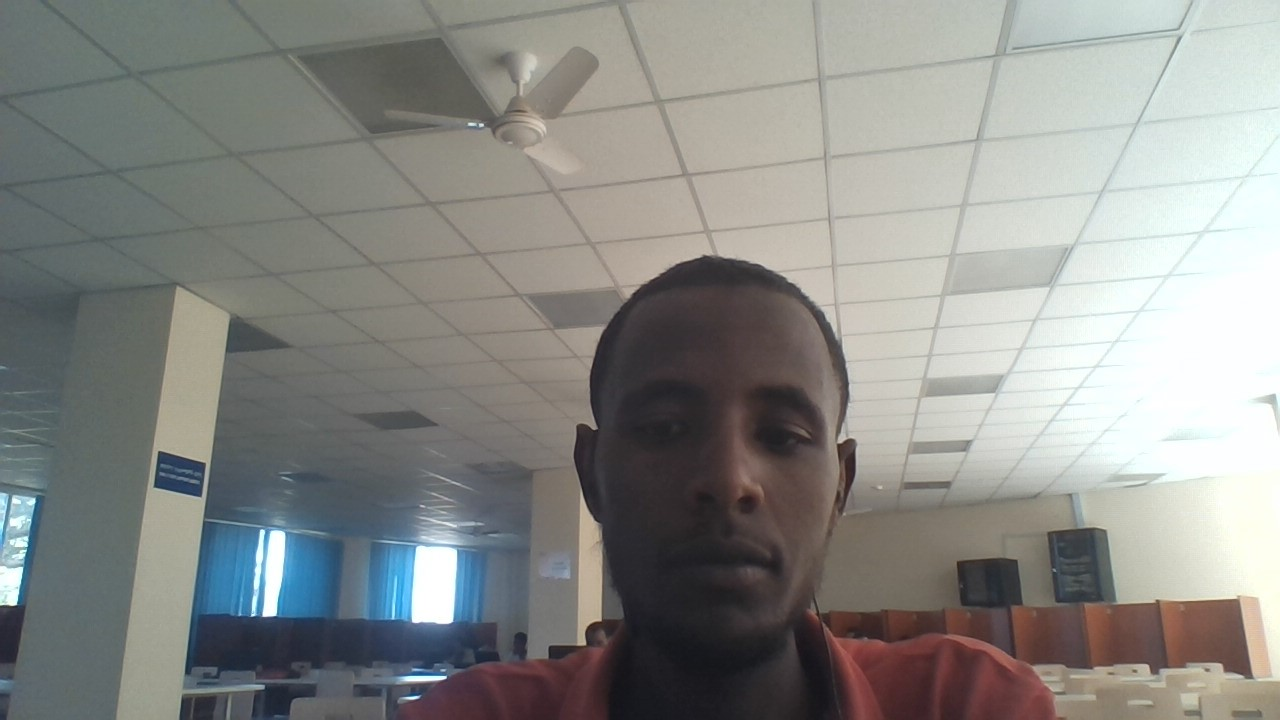
#> input picture frs/images/abdi.jpg, 1280 x 720 px, found by its file name
$ python tester.py
#> lines starting #> are read from the running program, lines starting #| are printed output that depends on the picture
### frs/faceRecognition.py
from types import GeneratorType
import cv2
import os
import numpy as np
import cv2

def faceDetection(test_img):
    gray_img= cv2.cvtColor(test_img,cv2.COLOR_BGR2GRAY)
    face_haar_cascade=cv2.CascadeClassifier('C:\\Users\\zsuperbin\\Desktop\\frs\\haarcascade_frontalface_default.xml')
    # ?face_haar_cascade=cv2.CascadeClassifier('C:\\Users\\zsuperbin\\Desktop\\frs\\haarcascade_frontalface_default.xml')
    faces=face_haar_cascade.detectMultiScale(gray_img,scaleFactor=1.32,minNeighbors=5)

    return faces, gray_img

### frs/tester.py
import cv2
import numpy as np
import os
import faceRecognition as fr
test_img= cv2.imread('C:\\Users\\zsuperbin\\Desktop\\frs\\images\\abdi.jpg')
#> test_img is the input picture: shape (720, 1280, 3); mean B, G, R 134.7, 138.2, 137.1
faces_detected,gray_img =fr.faceDetection(test_img)
#> in faceDetection, `gray_img= cv2.cvtColor(test_img,cv2.COLOR_BGR2GRAY)`:
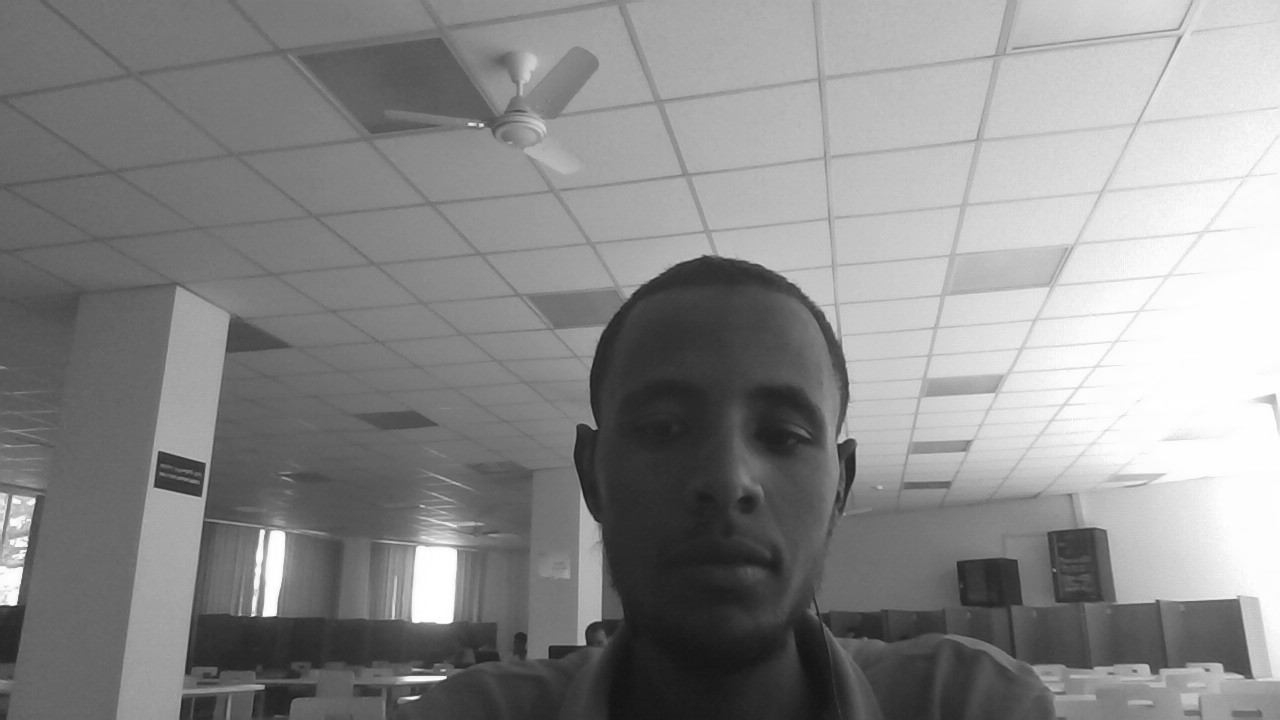
#> gray_img: shape (720, 1280); min 19, max 255, mean 137.5
#> in faceDetection, `faces=face_haar_cascade.detectMultiScale(gray_img,scaleFactor=1.32,min..`: faces = ()
#> faces_detected = ()
print("face_detected:", faces_detected)
#| face_detected: ()

for (x,y,w,h) in faces_detected:
    cv2.rectangle(test_img,(x,y),(x+w,y+h),(255,0,0),thickness=25)
#> this loop made 0 passes
resized_img=cv2.resize(test_img,(1000,700))
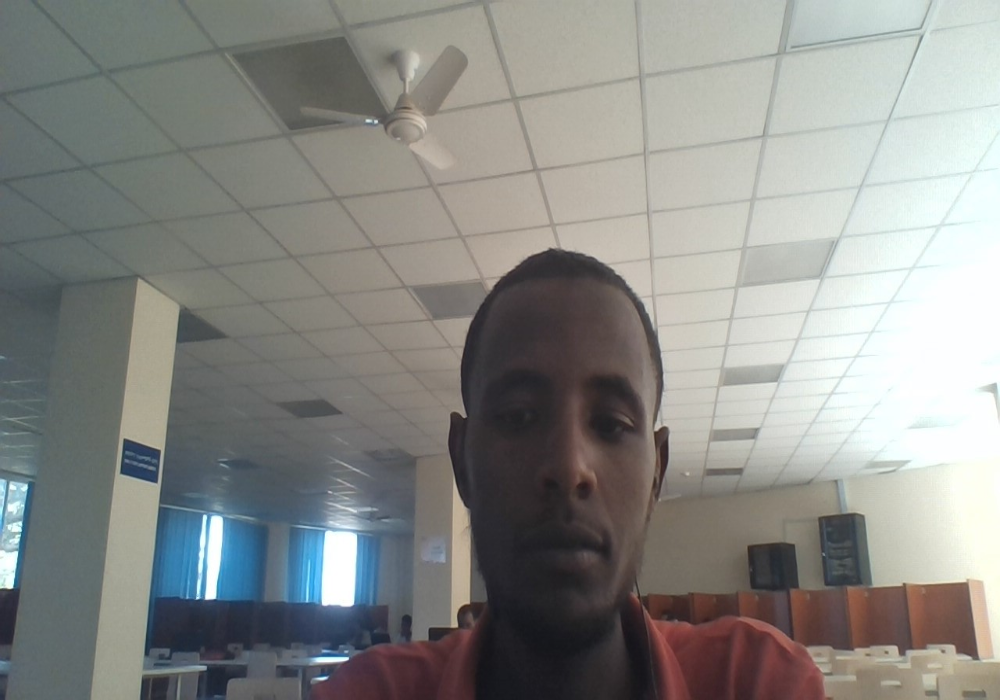
#> resized_img: shape (700, 1000, 3); mean B, G, R 134.6, 138.1, 137
cv2.imshow("face_detection",resized_img)
cv2.waitKey(0)
cv2.destroyAllWindows

$ run again, with frs/images/eyob.jpg copied over frs/images/abdi.jpg
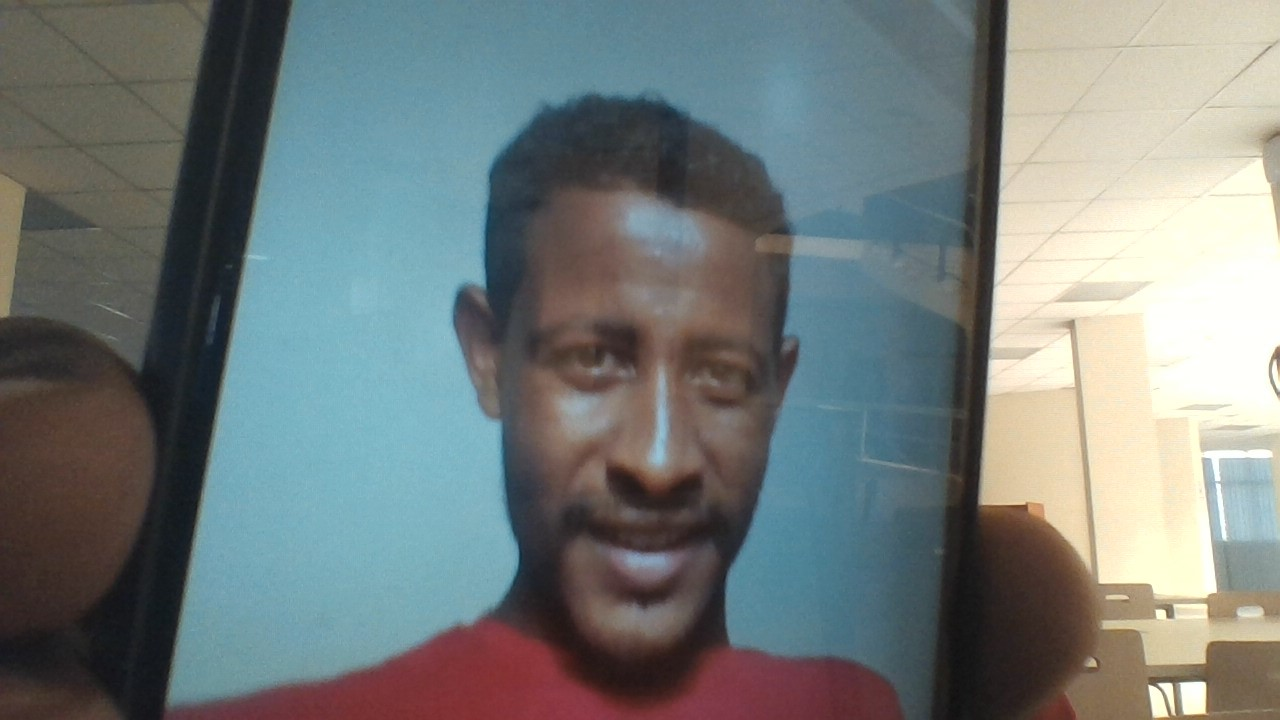
#> input picture frs/images/eyob.jpg, 1280 x 720 px, found by its file name
#> test_img is the input picture: shape (720, 1280, 3); mean B, G, R 123.4, 124.6, 116.5
#> in faceDetection, `gray_img= cv2.cvtColor(test_img,cv2.COLOR_BGR2GRAY)`:
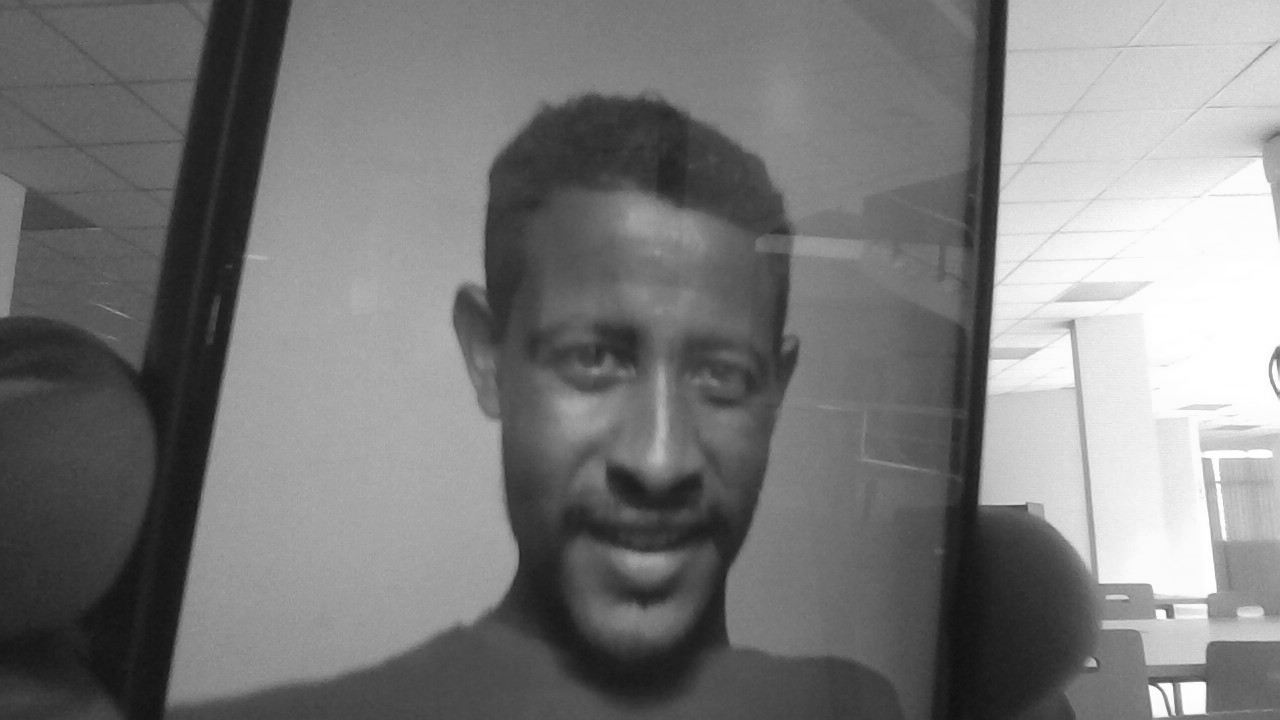
#> gray_img: shape (720, 1280); min 15, max 255, mean 122
#> faces = [[444, 195, 426, 426]]
#| face_detected: [[444 195 426 426]]
#> the loop `for (x,y,w,h) in faces_detected:` made 1 pass
#> `resized_img=cv2.resize(test_img,(1000,700))`:
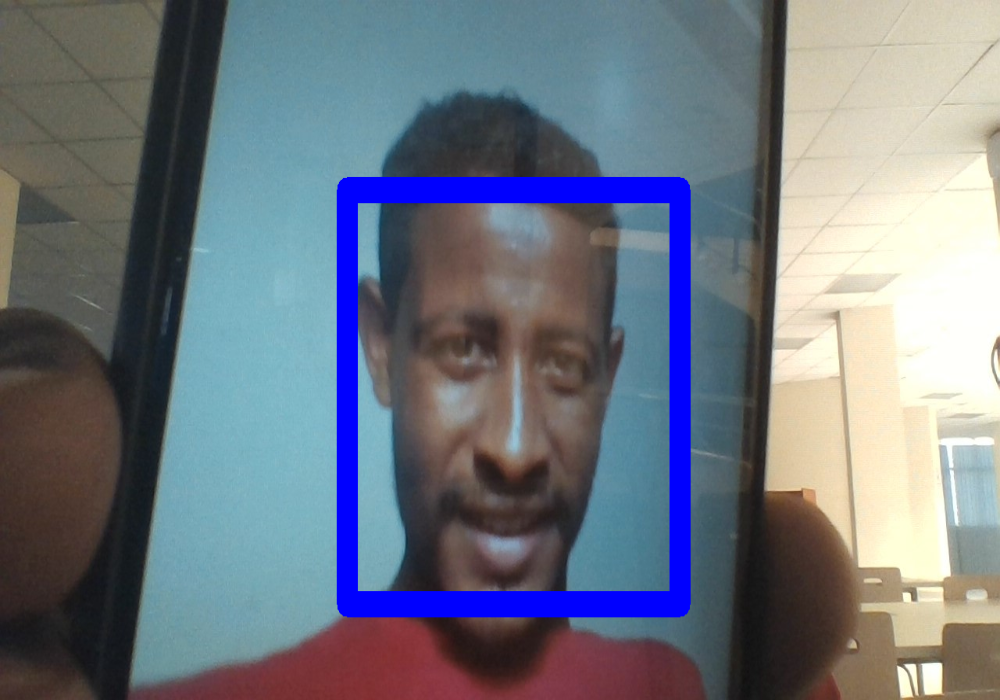
#> resized_img: shape (700, 1000, 3); mean B, G, R 129.5, 118.5, 111.6

$ run again, with frs/images/sb.jpg copied over frs/images/abdi.jpg
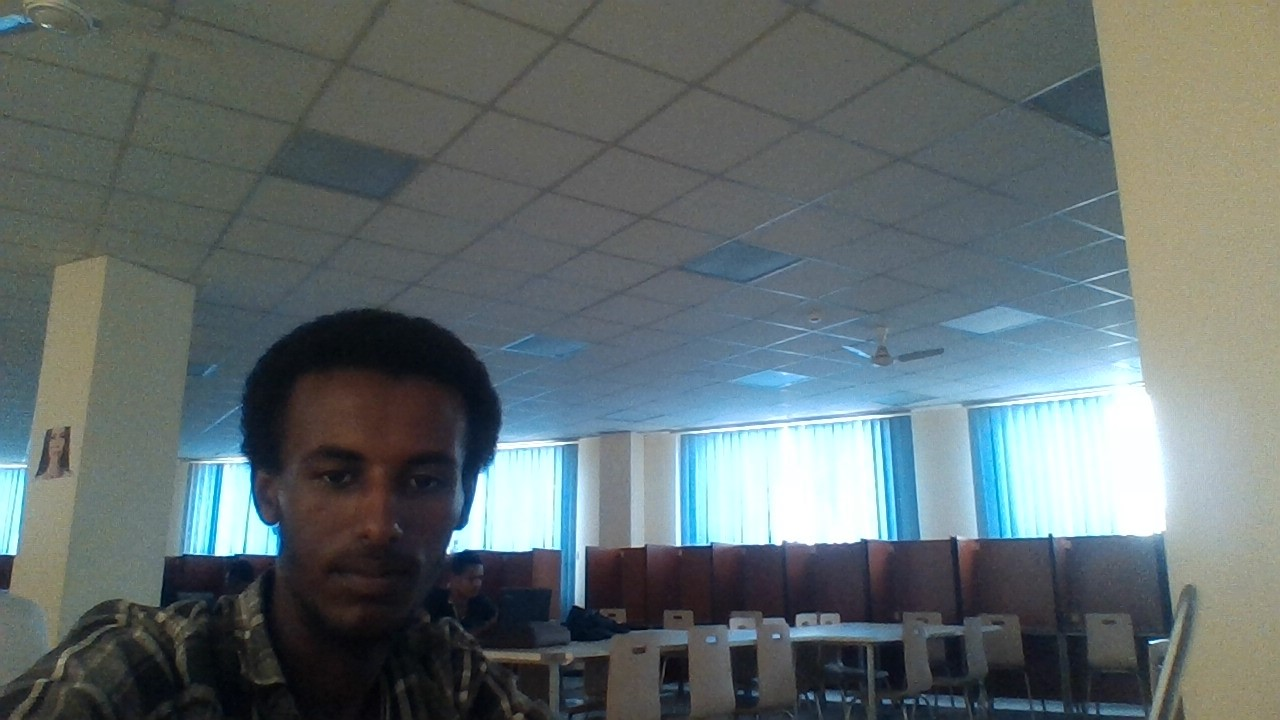
#> input picture frs/images/sb.jpg, 1280 x 720 px, found by its file name
#> test_img is the input picture: shape (720, 1280, 3); mean B, G, R 109.5, 108.3, 97.8
#> in faceDetection, `gray_img= cv2.cvtColor(test_img,cv2.COLOR_BGR2GRAY)`:
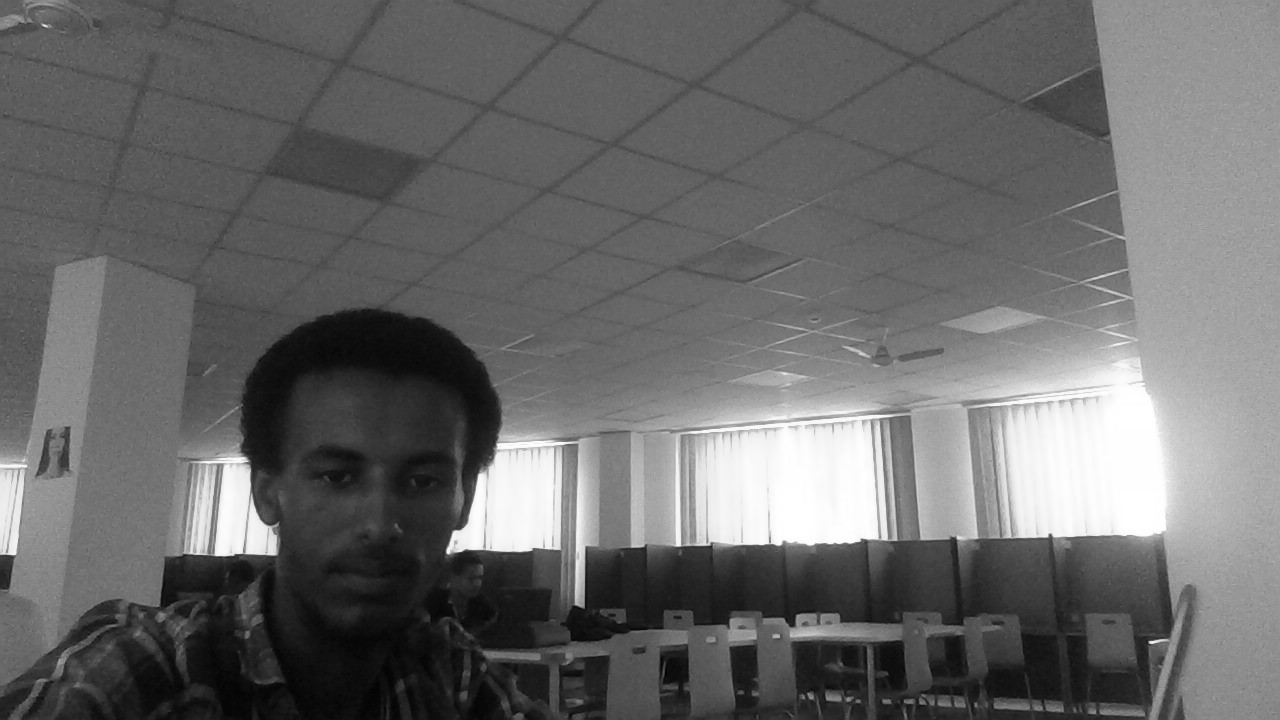
#> gray_img: shape (720, 1280); min 0, max 255, mean 105.3
#> faces = ()
#| face_detected: ()
#> `resized_img=cv2.resize(test_img,(1000,700))`:
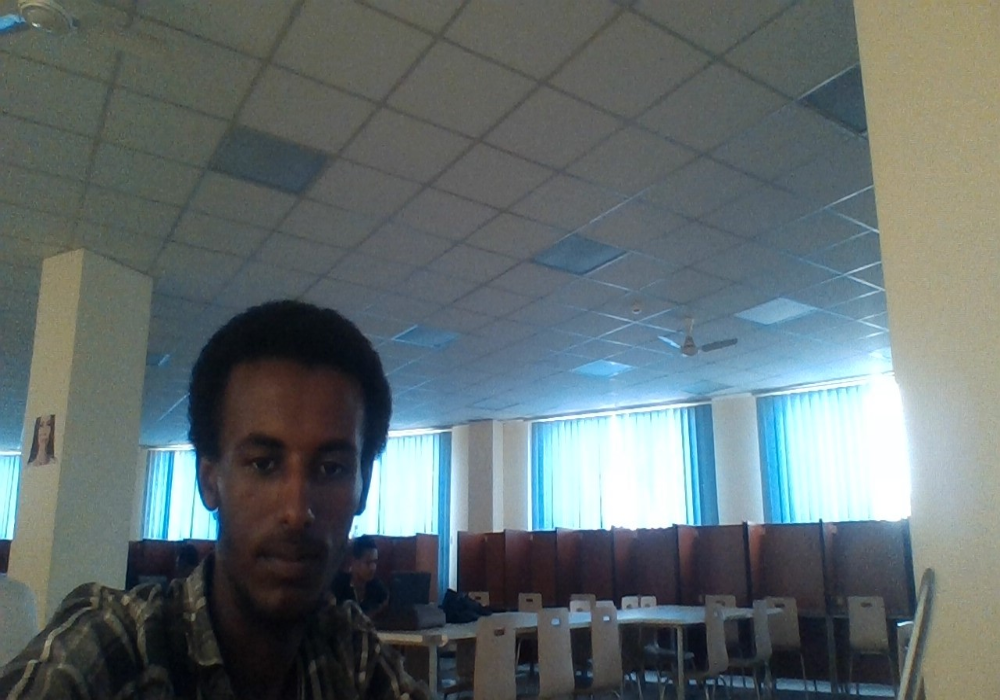
#> resized_img: shape (700, 1000, 3); mean B, G, R 109.4, 108.2, 97.7

$ run again, with frs/images/se.jpg copied over frs/images/abdi.jpg
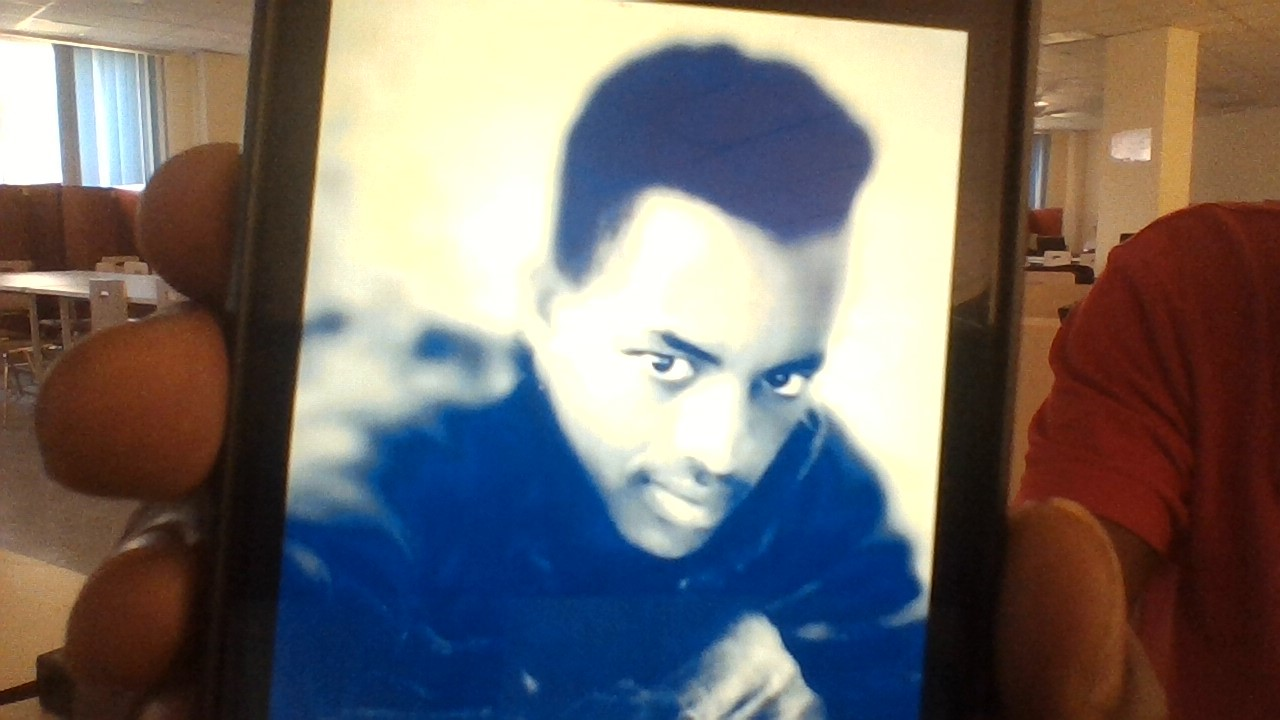
#> input picture frs/images/se.jpg, 1280 x 720 px, found by its file name
#> test_img is the input picture: shape (720, 1280, 3); mean B, G, R 106.6, 109.2, 116
#> in faceDetection, `gray_img= cv2.cvtColor(test_img,cv2.COLOR_BGR2GRAY)`:
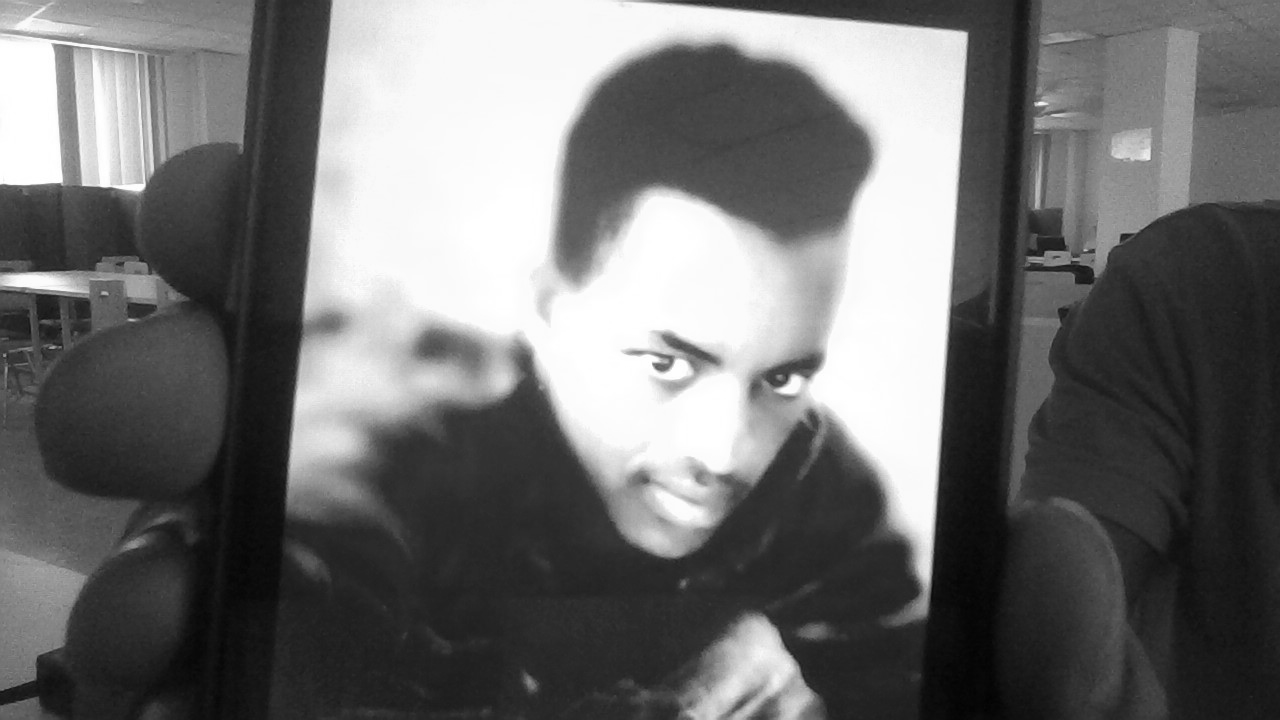
#> gray_img: shape (720, 1280); min 2, max 255, mean 111
#> faces = ()
#| face_detected: ()
#> `resized_img=cv2.resize(test_img,(1000,700))`:
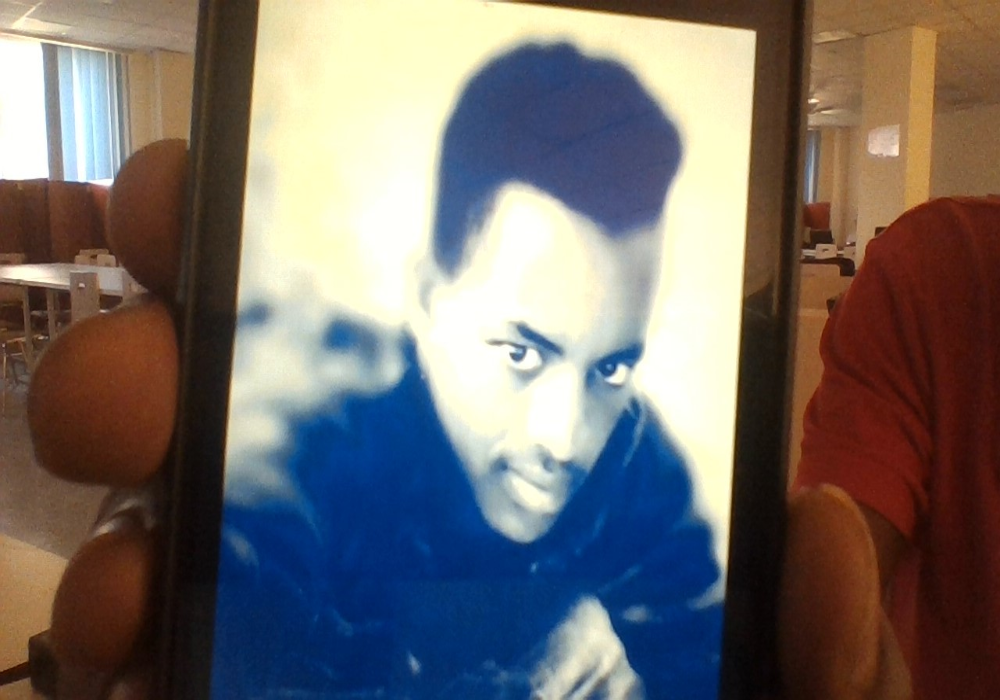
#> resized_img: shape (700, 1000, 3); mean B, G, R 106.5, 109.1, 115.9
